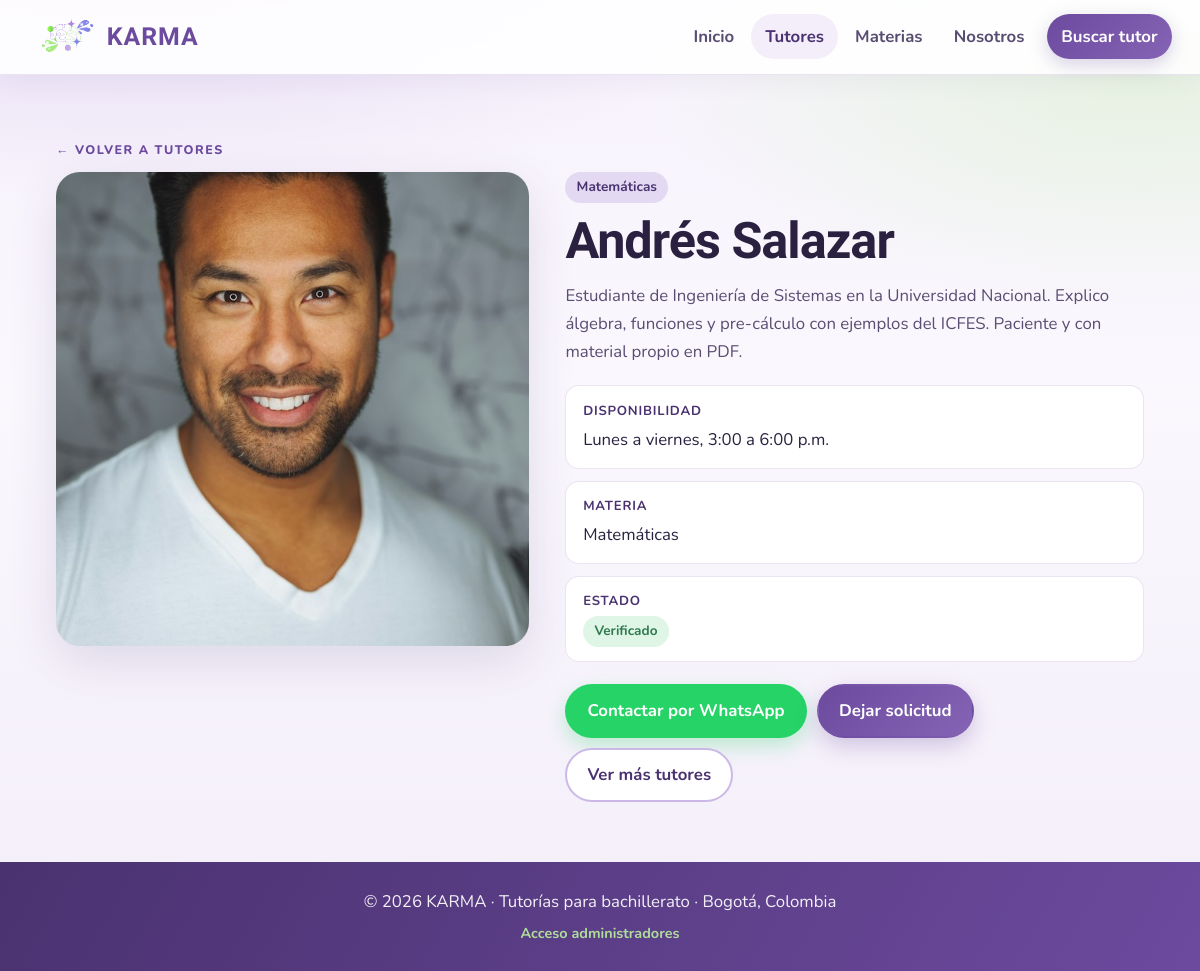
The app's page /tutor.php?id=1 with its own data.
### tables this page shows
CREATE TABLE tutor (
  id_tutor INT UNSIGNED AUTO_INCREMENT PRIMARY KEY,
  nombre VARCHAR(100) NOT NULL,
  descripcion TEXT NULL,
  disponibilidad VARCHAR(150) NOT NULL,
  telefono VARCHAR(10) NOT NULL,
  foto_url VARCHAR(255) NULL,
  verificado TINYINT(1) NOT NULL DEFAULT 0,
  id_materia INT UNSIGNED NOT NULL,
  FOREIGN KEY (id_materia) REFERENCES materia(id_materia)
);

CREATE TABLE materia (
  id_materia INT UNSIGNED AUTO_INCREMENT PRIMARY KEY,
  nombre VARCHAR(100) NOT NULL UNIQUE,
  imagen VARCHAR(255) NULL,
  descripcion VARCHAR(255) NULL
);

### includes/funciones.php (called while the page is built, shortened)
<?php
function e($texto) {
    return htmlspecialchars((string)$texto, ENT_QUOTES, "UTF-8");
}
function rutaFoto($ruta, $fallback = "img/estudiantes.jpg") {
    $ruta = trim((string)$ruta);
    return $ruta;
}

### tutor.php (the view, shortened to what this page needs)
<?php
require_once __DIR__ . "/includes/conexion.php";
require_once __DIR__ . "/includes/funciones.php";
$id = isset($_GET["id"]) ? (int)$_GET["id"] : 0;
$stmt = $mysqli->prepare(
    "SELECT t.id_tutor, t.nombre, t.descripcion, t.disponibilidad, t.telefono, t.foto_url,
            m.nombre AS materia
     FROM tutor t
     INNER JOIN materia m ON m.id_materia = t.id_materia
     WHERE t.id_tutor = ? AND t.verificado = 1
     LIMIT 1"
);
$stmt->bind_param("i", $id);
$stmt->execute();
$tutor = $stmt->get_result()->fetch_assoc();
require __DIR__ . "/includes/header.php";
?>
<main class="seccion">
    <div class="contenedor">
        <p class="etiqueta"><a href="tutores.php">← Volver a tutores</a></p>
        <article class="perfil-tutor">
            <div class="perfil-foto">
                <img src="<?= e(rutaFoto($tutor["foto_url"])) ?>" alt="Foto de <?= e($tutor["nombre"]) ?>">
            </div>
            <div>
                <span class="badge"><?= e($tutor["materia"]) ?></span>
                <h1 style="margin:0.6rem 0 0.75rem"><?= e($tutor["nombre"]) ?></h1>
                <p><?= nl2br(e($tutor["descripcion"] ?? "Tutor verificado en KARMA.")) ?></p>
                <div class="perfil-meta">
                    <div>
                        <strong>Disponibilidad</strong>
                        <?= e($tutor["disponibilidad"]) ?>
                    </div>
                    <div>
                        <strong>Materia</strong>
                        <?= e($tutor["materia"]) ?>
                    </div>
                    <div>
                        <strong>Estado</strong>
                        <span class="badge badge-ok">Verificado</span>
                    </div>
                </div>
                <div class="perfil-acciones">
                    <a class="btn btn-wa" href="tutor.php?id=<?= (int)$tutor["id_tutor"] ?>&wa=1">Contactar por WhatsApp</a>
                    <a class="btn" href="solicitud.php?id_tutor=<?= (int)$tutor["id_tutor"] ?>">Dejar solicitud</a>
                    <a class="btn btn-secundario" href="tutores.php">Ver más tutores</a>
                </div>
            </div>
        </article>
    </div>
</main>
<?php require __DIR__ . "/includes/footer.php"; ?>

### css/style.css (style rules this page uses)
:root { --lavanda: #6c4a9e; --lavanda-deep: #4a3270; --lavanda-mid: #8564b5; --lavanda-soft: #cbb8e6; --lavanda-fog: #e4d9f2; --lavanda-mist: #f3eef9; --menta: #b9ef9c; --menta-deep: #8fd86a; --ink: #2a2140; --ink-soft: #5a4d72; --muted: #7a6f90; --white: #ffffff; --surface: #faf7fd; --danger: #b33a5a; --ok: #2f7a4f; --line: rgba(108, 74, 158, 0.14); --shadow: 0 16px 48px rgba(74, 50, 112, 0.14); --shadow-soft: 0 6px 22px rgba(74, 50, 112, 0.08); --radius: 14px; --radius-lg: 24px; --radius-pill: 999px; --font-display: "Bricolage Grotesque", "Segoe UI", sans-serif; --font-body: "Nunito", "Segoe UI", sans-serif; --max: 1140px; --pad-x: clamp(1rem, 3.5vw, 1.75rem); --touch: 44px; --fs-body: clamp(0.95rem, 0.9rem + 0.25vw, 1.05rem); --fs-h1: clamp(2rem, 1.35rem + 2.4vw, 3.4rem); --fs-h2: clamp(1.45rem, 1.15rem + 1vw, 2rem); --fs-hero: clamp(2.2rem, 1.4rem + 3.4vw, 4rem); --nav-h: 72px; }
*, *::before, *::after { margin: 0; padding: 0; box-sizing: border-box; }
html { scroll-behavior: smooth; overflow-x: clip; -webkit-text-size-adjust: 100%; }
body { font-family: var(--font-body); font-size: var(--fs-body); color: var(--ink); min-height: 100vh; line-height: 1.65; display: flex; flex-direction: column; overflow-x: clip; word-wrap: break-word; overflow-wrap: anywhere; background: radial-gradient(1200px 500px at 10% -10%, rgba(203, 184, 230, 0.55), transparent 60%), radial-gradient(900px 420px at 95% 8%, rgba(185, 239, 156, 0.28), transparent 55%), linear-gradient(180deg, #f7f2fc 0%, var(--surface) 40%, #f3eef9 100%); }
main { flex: 1; width: 100%; }
a { color: var(--lavanda); text-decoration: none; transition: color 0.2s ease, transform 0.2s ease, background 0.2s ease, border-color 0.2s ease, box-shadow 0.2s ease; }
img { max-width: 100%; height: auto; display: block; object-fit: cover; }
h1, h2, h3, .nav-marca { font-family: var(--font-display); color: var(--ink); line-height: 1.15; letter-spacing: -0.02em; }
h1 { font-size: var(--fs-h1); }
p { color: var(--ink-soft); }
.boton, .btn { display: inline-flex; align-items: center; justify-content: center; gap: 0.45rem; min-height: var(--touch); padding: 0.7rem 1.25rem; border-radius: var(--radius-pill); border: 2px solid transparent; background: linear-gradient(135deg, var(--lavanda) 0%, var(--lavanda-mid) 100%); color: var(--white); font-weight: 700; cursor: pointer; box-shadow: 0 8px 22px rgba(108, 74, 158, 0.28); text-decoration: none; }
.btn-secundario { background: var(--white); color: var(--lavanda-deep); border-color: var(--lavanda-soft); box-shadow: none; }
.btn-wa { background: #25d366; box-shadow: 0 8px 20px rgba(37, 211, 102, 0.28); }
.contenedor, .seccion-wrap { width: min(100% - 2 * var(--pad-x), var(--max)); margin-inline: auto; }
.seccion { padding: clamp(2.5rem, 5vw, 4rem) var(--pad-x); text-align: left; }
.etiqueta { display: inline-flex; align-items: center; gap: 0.4rem; color: var(--lavanda); font-weight: 800; text-transform: uppercase; letter-spacing: 0.12em; font-size: 0.78rem; margin-bottom: 0.75rem; }
.meta, .badge { display: inline-flex; align-items: center; gap: 0.3rem; font-size: 0.85rem; font-weight: 700; color: var(--lavanda-deep); }
.badge { padding: 0.25rem 0.7rem; border-radius: var(--radius-pill); background: var(--lavanda-fog); }
.badge-ok { background: #dff5e5; color: var(--ok); }
.perfil-tutor { display: grid; grid-template-columns: 0.9fr 1.1fr; gap: clamp(1.25rem, 3vw, 2.5rem); align-items: start; }
.perfil-foto { border-radius: var(--radius-lg); overflow: hidden; aspect-ratio: 1; box-shadow: var(--shadow); background: var(--lavanda-fog); }
.perfil-foto img { width: 100%; height: 100%; }
.perfil-acciones { display: flex; flex-wrap: wrap; gap: 0.65rem; margin-top: 1.35rem; }
.perfil-meta { display: grid; gap: 0.75rem; margin: 1.25rem 0; }
.perfil-meta div { background: var(--white); border: 1px solid var(--line); border-radius: var(--radius); padding: 0.9rem 1.05rem; }
.perfil-meta strong { display: block; color: var(--lavanda-deep); font-size: 0.82rem; text-transform: uppercase; letter-spacing: 0.06em; margin-bottom: 0.2rem; }

### records on screen
tutor: foto_url (picture), id_materia.nombre "Matemáticas", nombre "Andrés Salazar", descripcion "Estudiante de Ingeniería de Sistemas en la Universidad Nacional. Explico álgebra, funciones y pre-cálculo con ejemplos del ICFES. Paciente y con material propio en PDF.", disponibilidad "Lunes a viernes, 3:00 a 6:00 p.m."
